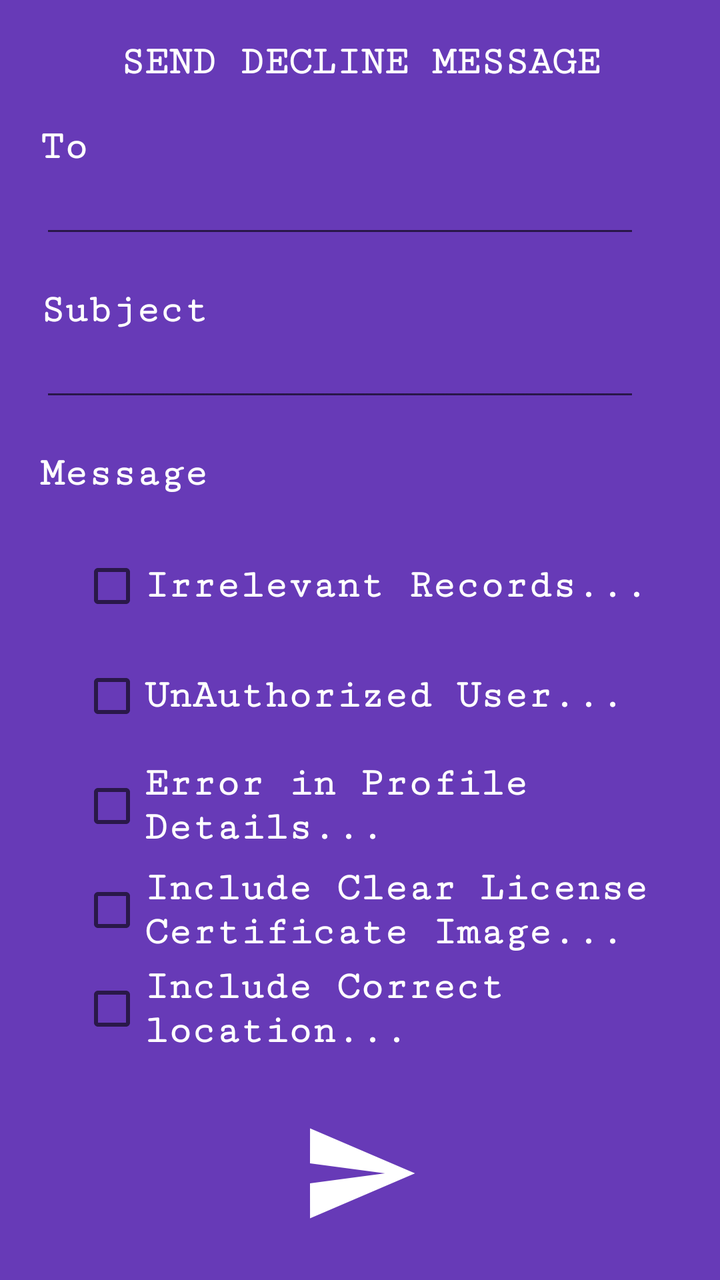
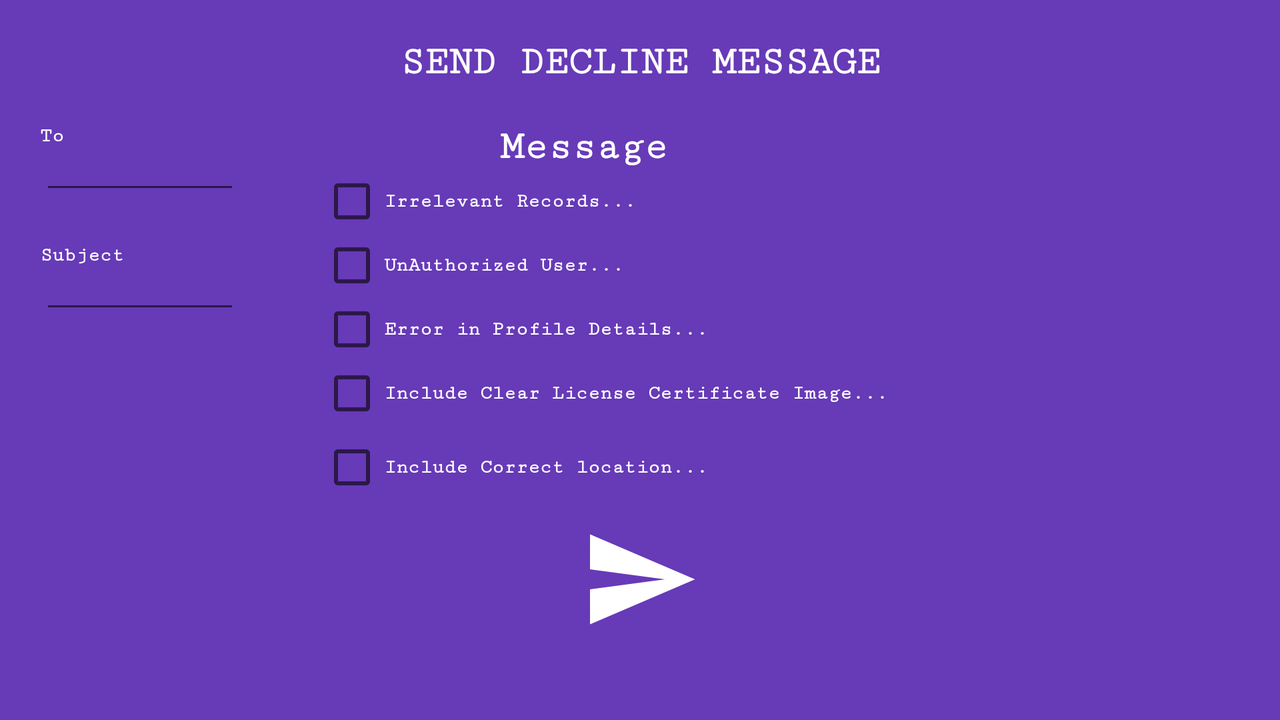

The same Android screen from two of the app's own layout files: first res/layout/ as a phone draws it, then the author's variant for another configuration, drawn on a device whose configuration selects that folder. Both files follow.
<!-- AndroidManifest.xml: application theme AppTheme -->
<!-- res/layout/dialog_for_decline_shop.xml -->
<?xml version="1.0" encoding="utf-8"?>
<LinearLayout
    xmlns:android="http://schemas.android.com/apk/res/android"
    android:orientation="vertical"
    android:background="@color/backgroundColorAccent"
    android:layout_width="match_parent"
    android:layout_height="wrap_content">

    <TextView
        android:layout_marginTop="20dp"
        android:textSize="20dp"
        android:fontFamily="serif-monospace"
        android:textStyle="bold"
        android:textColor="@color/textColorDayWhite"
        android:layout_width="wrap_content"
        android:layout_height="wrap_content"
        android:text="SEND decline Message"
        android:textAllCaps="true"
        android:layout_gravity="center"
        android:gravity="center"/>

    <LinearLayout
        android:layout_marginTop="20dp"
        android:layout_marginLeft="20dp"
        android:layout_width="match_parent"
        android:layout_height="wrap_content"
        android:orientation="vertical">
        <TextView
            android:layout_width="wrap_content"
            android:layout_height="wrap_content"
            android:text="To"
            android:textColor="@color/textColorDayWhite"
            android:fontFamily="serif-monospace"
            android:textStyle="bold"
            android:textSize="20sp"/>

        <EditText
            android:id="@+id/emailReject"
            android:layout_width="300dp"
            android:layout_height="wrap_content"
            android:gravity="center"
            android:textColor="@color/textColorDayWhite"
            android:fontFamily="serif-monospace"
            android:textSize="20dp"
            android:importantForAutofill="no" />
    </LinearLayout>


    <LinearLayout
        android:layout_marginTop="20dp"
        android:layout_marginLeft="20dp"
        android:layout_width="match_parent"
        android:layout_height="wrap_content"
        android:orientation="vertical">
        <TextView
            android:layout_width="wrap_content"
            android:layout_height="wrap_content"
            android:text="Subject"
            android:textColor="@color/textColorDayWhite"
            android:fontFamily="serif-monospace"
            android:textStyle="bold"
            android:textSize="20dp"/>

        <EditText
            android:id="@+id/subject"
            android:layout_width="300dp"
            android:layout_height="wrap_content"
            android:gravity="center"
            android:textColor="@color/textColorDayWhite"
            android:fontFamily="serif-monospace"
            android:textSize="20dp" />
    </LinearLayout>


    <LinearLayout
        android:layout_marginTop="20dp"
        android:layout_marginLeft="20dp"
        android:layout_width="match_parent"
        android:layout_height="wrap_content"
        android:orientation="vertical">

        <TextView
            android:layout_width="wrap_content"
            android:layout_height="wrap_content"
            android:text="Message"
            android:textColor="@color/textColorDayWhite"
            android:fontFamily="serif-monospace"
            android:textStyle="bold"
            android:textSize="20dp"/>



        <CheckBox
            android:id="@+id/checkBox"
            android:layout_width="wrap_content"
            android:layout_height="50dp"
            android:layout_marginLeft="20dp"
            android:layout_marginTop="20dp"
            android:layout_weight="0"
            android:fontFamily="serif-monospace"
            android:textColor="@color/textColorDayWhite"
            android:textStyle="bold"
            android:text="Irrelevant Records..."
            android:textSize="20dp" />

        <CheckBox
            android:id="@+id/checkBox2"
            android:layout_width="wrap_content"
            android:layout_height="50dp"
            android:layout_weight="0"
            android:textSize="20dp"
            android:layout_marginTop="5dp"
            android:layout_marginLeft="20dp"
            android:textColor="@color/textColorDayWhite"
            android:textStyle="bold"
            android:fontFamily="serif-monospace"
            android:text="UnAuthorized User..." />

        <CheckBox
            android:id="@+id/checkBox3"
            android:layout_width="wrap_content"
            android:layout_height="50dp"
            android:layout_weight="0"
            android:textSize="20sp"
            android:layout_marginTop="5dp"
            android:layout_marginLeft="20dp"
            android:textColor="@color/textColorDayWhite"
            android:textStyle="bold"
            android:fontFamily="serif-monospace"
            android:text="Error in Profile Details..." />

        <CheckBox
            android:id="@+id/checkBox4"
            android:layout_width="wrap_content"
            android:layout_height="wrap_content"
            android:layout_weight="0"
            android:textSize="20sp"
            android:layout_marginLeft="20dp"
            android:layout_marginTop="5dp"
            android:textColor="@color/textColorDayWhite"
            android:textStyle="bold"
            android:fontFamily="serif-monospace"
            android:text="Include Clear License Certificate Image..." />

        <CheckBox
            android:id="@+id/checkBox5"
            android:layout_width="wrap_content"
            android:layout_height="wrap_content"
            android:layout_weight="0"
            android:textSize="20dp"
            android:layout_marginLeft="20dp"
            android:layout_marginTop="5dp"
            android:textColor="@color/textColorDayWhite"
            android:textStyle="bold"
            android:fontFamily="serif-monospace"
            android:text="Include Correct location..." />
    </LinearLayout>


    <ImageButton
        android:id="@+id/okBtn"
        android:layout_width="60dp"
        android:layout_height="60dp"
        android:layout_gravity="center"
        android:layout_marginTop="30dp"
        android:background="@drawable/send_mail"/>




    <LinearLayout
        android:layout_width="wrap_content"
        android:layout_height="30dp"/>

</LinearLayout>
<!-- resources referenced by this layout -->
<resources>
  <color name="backgroundColorAccent">#673AB7</color>
  <color name="textColorDayWhite">#FFFFFF</color>
  <!-- drawable send_mail (drawable) -->
  <vector android:height="24dp" android:tint="@color/textColorDayWhite"
      android:viewportHeight="24.0" android:viewportWidth="24.0"
      android:width="24dp" xmlns:android="http://schemas.android.com/apk/res/android">
      <path android:fillColor="@color/textColorDayWhite" android:pathData="M2.01,21L23,12 2.01,3 2,10l15,2 -15,2z"/>
  </vector>
  <style name="AppTheme" parent="Theme.AppCompat.DayNight.NoActionBar">
          
          <item name="colorPrimary">@color/colorPrimary</item>
          <item name="colorPrimaryDark">@color/colorPrimaryDark</item>
          <item name="colorAccent">@color/themeColorThree</item>
      </style>
  <color name="colorPrimary">#673AB7</color>
  <color name="colorPrimaryDark">#673AB7</color>
  <color name="themeColorThree">#673AB7</color>
</resources>
<!-- res/layout-land/dialog_for_decline_shop.xml (the author's variant of the layout above) -->
<!-- drawn on the phone turned sideways -->
<?xml version="1.0" encoding="utf-8"?>
<LinearLayout
    xmlns:android="http://schemas.android.com/apk/res/android"
    android:orientation="vertical"
    android:background="@color/backgroundColorAccent"
    android:layout_width="match_parent"
    android:layout_height="wrap_content">

    <TextView
        android:layout_marginTop="20dp"
        android:textSize="20dp"
        android:fontFamily="serif-monospace"
        android:textStyle="bold"
        android:textColor="@color/textColorDayWhite"
        android:layout_width="wrap_content"
        android:layout_height="wrap_content"
        android:text="SEND decline Message"
        android:textAllCaps="true"
        android:layout_gravity="center"
        android:gravity="center"/>

    <LinearLayout
        android:layout_marginTop="20dp"
        android:layout_width="wrap_content"
        android:layout_height="wrap_content"
        android:orientation="horizontal">
        <LinearLayout
            android:layout_width="wrap_content"
            android:layout_height="wrap_content"
            android:orientation="vertical">
            <LinearLayout
                android:layout_marginLeft="20dp"
                android:layout_width="match_parent"
                android:layout_height="wrap_content"
                android:orientation="vertical">
                <TextView
                    android:layout_width="wrap_content"
                    android:layout_height="wrap_content"
                    android:text="To"
                    android:textColor="@color/textColorDayWhite"
                    android:fontFamily="serif-monospace"
                    android:textStyle="bold"
                    android:textSize="10sp"/>

                <EditText
                    android:id="@+id/emailReject"
                    android:layout_width="100dp"
                    android:layout_height="wrap_content"
                    android:gravity="center"
                    android:textColor="@color/textColorDayWhite"
                    android:fontFamily="serif-monospace"
                    android:textSize="10sp"
                    android:importantForAutofill="no" />
            </LinearLayout>


            <LinearLayout
                android:layout_marginTop="20dp"
                android:layout_marginLeft="20dp"
                android:layout_width="match_parent"
                android:layout_height="wrap_content"
                android:orientation="vertical">
                <TextView
                    android:layout_width="wrap_content"
                    android:layout_height="wrap_content"
                    android:text="Subject"
                    android:textColor="@color/textColorDayWhite"
                    android:fontFamily="serif-monospace"
                    android:textStyle="bold"
                    android:textSize="10sp"/>

                <EditText
                    android:id="@+id/subject"
                    android:layout_width="100dp"
                    android:layout_height="wrap_content"
                    android:gravity="center"
                    android:textColor="@color/textColorDayWhite"
                    android:fontFamily="serif-monospace"
                    android:textSize="10sp" />


            </LinearLayout>

        </LinearLayout>



        <LinearLayout
            android:layout_marginLeft="20dp"
            android:layout_width="match_parent"
            android:layout_height="wrap_content"
            android:orientation="vertical">

            <TextView
                android:layout_gravity="center"
                android:layout_width="wrap_content"
                android:layout_height="wrap_content"
                android:text="Message"
                android:textColor="@color/textColorDayWhite"
                android:fontFamily="serif-monospace"
                android:textStyle="bold"
                android:textSize="20dp"/>



            <CheckBox
                android:id="@+id/checkBox"
                android:layout_width="wrap_content"
                android:layout_height="wrap_content"
                android:layout_marginLeft="20dp"
                android:layout_weight="0"
                android:fontFamily="serif-monospace"
                android:textColor="@color/textColorDayWhite"
                android:textStyle="bold"
                android:text="Irrelevant Records..."
                android:textSize="10sp" />

            <CheckBox
                android:id="@+id/checkBox2"
                android:layout_width="wrap_content"
                android:layout_height="wrap_content"
                android:layout_weight="0"
                android:textSize="10sp"
                android:layout_marginLeft="20dp"
                android:textColor="@color/textColorDayWhite"
                android:textStyle="bold"
                android:fontFamily="serif-monospace"
                android:text="UnAuthorized User..." />

            <CheckBox
                android:id="@+id/checkBox3"
                android:layout_width="wrap_content"
                android:layout_height="wrap_content"
                android:layout_weight="0"
                android:textSize="10sp"
                android:layout_marginLeft="20dp"
                android:textColor="@color/textColorDayWhite"
                android:textStyle="bold"
                android:fontFamily="serif-monospace"
                android:text="Error in Profile Details..." />

            <CheckBox
                android:id="@+id/checkBox4"
                android:layout_width="wrap_content"
                android:layout_height="wrap_content"
                android:layout_weight="0"
                android:textSize="10sp"
                android:layout_marginLeft="20dp"
                android:textColor="@color/textColorDayWhite"
                android:textStyle="bold"
                android:fontFamily="serif-monospace"
                android:text="Include Clear License Certificate Image..." />

            <CheckBox
                android:id="@+id/checkBox5"
                android:layout_width="wrap_content"
                android:layout_height="wrap_content"
                android:layout_weight="0"
                android:textSize="10sp"
                android:layout_marginLeft="20dp"
                android:layout_marginTop="5dp"
                android:textColor="@color/textColorDayWhite"
                android:textStyle="bold"
                android:fontFamily="serif-monospace"
                android:text="Include Correct location..." />
        </LinearLayout>

    </LinearLayout>
    <ImageButton
        android:id="@+id/okBtn"
        android:layout_width="60dp"
        android:layout_height="60dp"
        android:layout_gravity="center"
        android:layout_marginTop="10dp"
        android:background="@drawable/send_mail"/>
    <LinearLayout
        android:layout_width="wrap_content"
        android:layout_height="20dp"/>
</LinearLayout>
